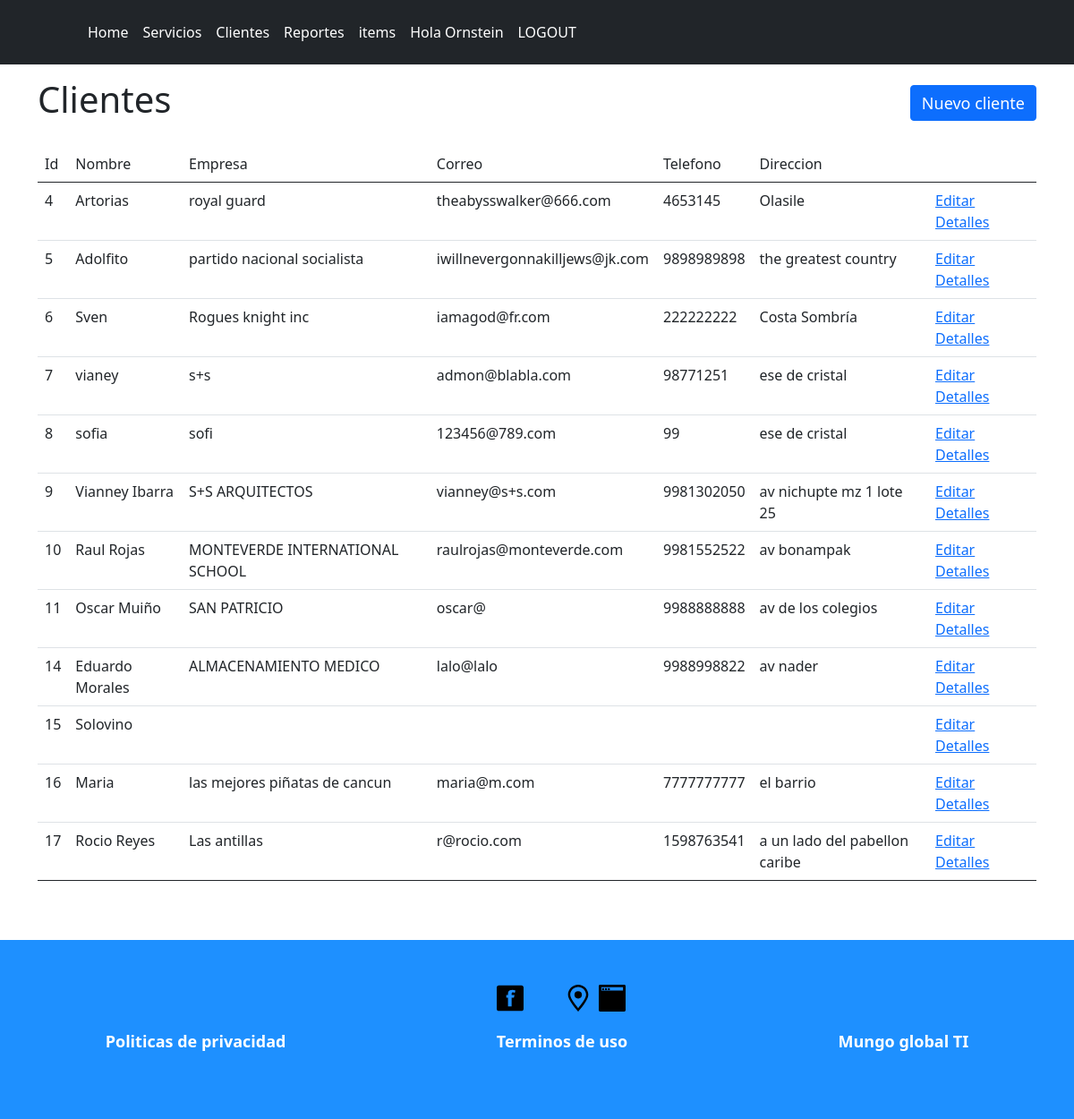
/clients/ (signed in), run on the app's committed database.
### feed/models.py (models this page shows, shortened)
class Client(models.Model):
    name = models.CharField(max_length = 200)
    company_name = models.CharField(max_length = 200, blank = True)
    email = models.CharField(max_length = 200, blank = True, unique = True)
    phonenumber = models.CharField(max_length = 200, blank = True)
    adress = models.TextField(blank = True)
    created = models.DateTimeField(auto_now_add = True)
    updated = models.DateTimeField(auto_now = True)

### feed/views.py (the view)
# urls.py: path("clients/", views.clients, name = "clients"),
def clients(request):
    all_clients = Client.objects.all()
    return render(request, 'feed/clients.html', {
        "all" : all_clients
        })

### feed/templates/feed/clients.html (shortened to what this page needs)
{% extends 'feed/index.html' %}
{% block content %}
{% if user.is_authenticated %}
<div class="container">
    <div class="clients-title">
        <h1>Clientes</h1>
        <a class="btn btn-primary clients-boton" href="new_client" role="button">Nuevo cliente</a>
    </div>
    <table class="table">
        <thead>
            <tr>
                <th scope="col">Id</th>
                <th scope="col">Nombre</th>
                <th scope="col">Empresa</th>
                <th scope="col">Correo</th>
                <th scope="col">Telefono</th>
                <th scope="col">Direccion</th>
                <th scope="col"></th>
                </tr>
        </thead>
        <tbody>
            {% for client in all  %}
            <tr>
                <th scope="row">{{ client.id }} </th>
                <td>{{ client.name }} </td>
                <td>{{ client.company_name }} </td>
                <td>{{ client.email }} </td>
                <td>{{ client.phonenumber }} </td>
                <td>{{ client.adress }} </td>
                <td><a href="update_client/{{client.id}}">Editar</a>&nbsp; &nbsp; <a href="client_detail/{{client.id}}">Detalles</a></td>
            </tr>
            {% endfor %}
            </tbody>
    </table>
</div>
{% else %}
    <h1>Inicia Sesion</h1>
{% endif %}
{% endblock %}

### feed/templates/feed/index.html (shortened to what this page needs)
{% load static %}
<!DOCTYPE html>
<html lang="en">
<head>
    <link rel="stylesheet" href="{% static 'reset.css' %}">
    <link href="https://cdn.jsdelivr.net/npm/bootstrap@5.0.2/dist/css/bootstrap.min.css" rel="stylesheet">
    <link rel="stylesheet" href="{% static 'index.css' %}">
    <link rel="stylesheet" href="{% static 'login.css' %}">
    <link rel="stylesheet" href="{% static 'home.css' %}">
    <link rel="stylesheet" href="{% static 'services.css' %}">
    <link rel="stylesheet" href="{% static 'clients.css' %}">
    <link rel="stylesheet" href="{% static 'service_status.css' %}">
    <link rel="stylesheet" href="{% static 'new_item.css' %}">
    <link rel="stylesheet" href="{% static 'items.css' %}">
    <link rel="stylesheet" href="{% static 'update_service.css' %}">
    <link rel="stylesheet" href="{% static 'service_detail.css' %}">
    <link rel="stylesheet" href="{% static 'new_service.css' %}">
    <link rel="stylesheet" href="{% static 'reports.css' %}">
    <link rel="stylesheet" href="{% static 'footer.css' %}">
</head>
<body>
    <header class="p-3 bg-dark text-white">
        <div class="container">
            <div class="d-flex flex-wrap align-items-center justify-content-center justify-content-lg-start">
            <a href="/" class="d-flex align-items-center mb-2 mb-lg-0 text-white text-decoration-none">
                <svg class="bi me-2" width="40" height="32" role="img" aria-label="Bootstrap"><use xlink:href="#bootstrap"/></svg>
            </a>
                <div class="div-menu">
                    <div class="div-menu-each">
                        <ul class="nav col-12 col-lg-auto me-lg-auto mb-2 justify-content-center mb-md-0">
                            <li><a href="/home/" class="nav-link px-2 text-white">Home</a></li>
                            <li><a href="/services/" class="nav-link px-2 text-white">Servicios</a></li>
                            <li><a href="/clients/" class="nav-link px-2 text-white">Clientes</a></li>
                            {% if user.is_superuser or user.is_staff %}
                            <li><a href="/reports/" class="nav-link px-2 text-white">Reportes</a></li>
                            {% endif %}
                            <li> <a href="/items/" class="nav-link px-2 text-white">items</a></li>
                        </ul>
                    </div>
                    <div class="div-menu-each">
                        <ul class="nav col-12 col-lg-auto me-lg-auto mb-2 flex-end mb-md-0">
                        {% if user.is_authenticated %}
                            <li><a href="" class="nav-link px-2 text-white">Hola {{ user.username }}</a></li>
                            <li><a href="/logout/" class="nav-link px-2 text-white">LOGOUT</a></li>
                            {% else %}
                            <li><a href="/login/" class="nav-link px-2 text-white">LOGIN</a></li>
                        {% endif %}
                        </ul>
                    </div>
                </div>
            </div>
        </div>
    </header>
    {% block content %}{% endblock %}
    <footer>
        <div class="footer-div">
            <div class="footer-div-img">
                <img class="footer-image" src="{% static 'feed/images/facebook.svg' %}" alt="">
                <img class="footer-image" src="{% static 'feed/images/instagram.svg' %}" alt="">
                <img class="footer-image" src="{% static 'feed/images/location.svg' %}" alt="">
                <img class="footer-image" src="{% static 'feed/images/webpage.svg' %}" alt="">
            </div>
            <div class="footer-div-text">
                <div><p class="footer-text">Politicas de privacidad</p></div>
                <div><p class="footer-text">Terminos de uso</p></div>
                <div><p class="footer-text">Mungo global TI</p></div>
            </div>
        </div>
    </footer>
</body>
</html>

### feed/static/index.css (style rules this page uses)
body { position: relative; padding-bottom: 250px; min-height: 100vh; }
.div-menu { display: flex; justify-content: space-between; }
.div-menu-each { display: flex; justify-content: space-between; }

### feed/static/clients.css (style rules this page uses)
.clients-boton { height: 40px; font-size: 18px; }
.clients-title { display: flex; justify-content: space-between; align-items: center; margin-top: 15px; margin-bottom: 20px; }

### feed/static/footer.css (style rules this page uses)
.footer-image { width: 30px; margin-bottom: 20px; margin-left: 8px; }
.footer-div { text-align: center; font-size: 18px; align-items: center; padding-top: 50px; }
.footer-text { color: white; font-weight: bold; padding: 0px; margin: 0; }
.footer-div-text { display: flex; justify-content: space-around; }
.footer-div-img { display: flex; justify-content: center; margin-left: 45px; }
footer { position: absolute; bottom: 0; width: 100%; height: 200px; background-color: #1E90FF; }

### data on the page
Client: id "4", name "Artorias", company_name "royal guard", email "theabysswalker@666.com", phonenumber "4653145", adress "Olasile"
Client: id "5", name "Adolfito", company_name "partido nacional socialista", email "iwillnevergonnakilljews@jk.com", phonenumber "9898989898", adress "the greatest country"
Client: id "6", name "Sven", company_name "Rogues knight inc", email "iamagod@fr.com", phonenumber "222222222", adress "Costa Sombría"
Client: id "7", name "vianey", company_name "s+s", email "admon@blabla.com", phonenumber "98771251", adress "ese de cristal"
Client: id "8", name "sofia", company_name "sofi", email "123456@789.com", phonenumber "99", adress "ese de cristal"
Client: id "9", name "Vianney Ibarra", company_name "S+S ARQUITECTOS", email "vianney@s+s.com", phonenumber "9981302050", adress "av nichupte mz 1 lote 25"
Client: id "10", name "Raul Rojas", company_name "MONTEVERDE INTERNATIONAL SCHOOL", email "raulrojas@monteverde.com", phonenumber "9981552522", adress "av bonampak"
Client: id "11", name "Oscar Muiño", company_name "SAN PATRICIO", email "oscar@", phonenumber "9988888888", adress "av de los colegios"
Client: id "14", name "Eduardo Morales", company_name "ALMACENAMIENTO MEDICO", email "lalo@lalo", phonenumber "9988998822", adress "av nader"
Client: id "15", name "Solovino"
Client: id "16", name "Maria", company_name "las mejores piñatas de cancun", email "maria@m.com", phonenumber "7777777777", adress "el barrio"
Client: id "17", name "Rocio Reyes", company_name "Las antillas", email "r@rocio.com", phonenumber "1598763541", adress "a un lado del pabellon caribe"

### other printed values
{{ user.username }} "Ornstein"
